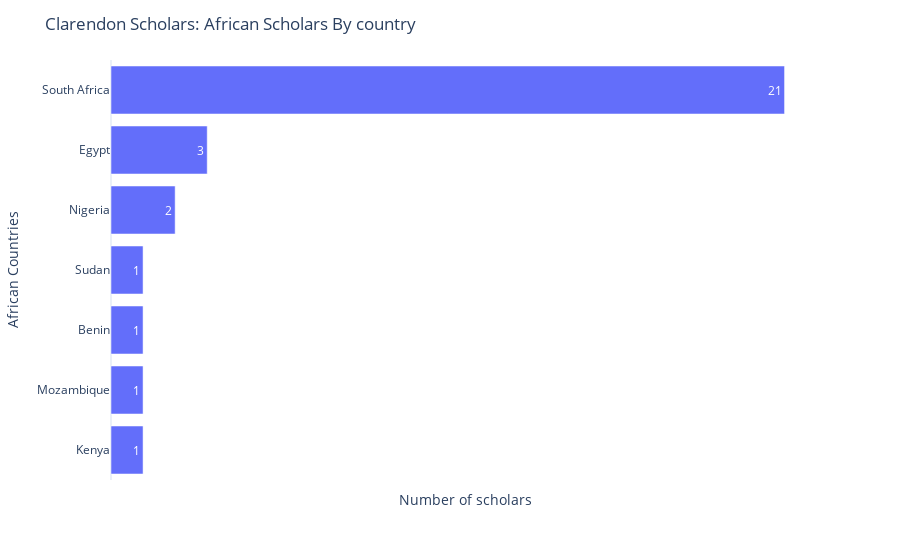

Notebook code cell kept with this figure:
### Code cell
# Plot the distribution of all seven African countries according

by_country = afri_scholars["Country"].value_counts()
create_barchart(by_country, "African Countries", "Clarendon Scholars: African Scholars By country")

### Figure 1 — Plotly figure (JSON) as saved in the notebook; plotly's stock layout.template omitted (floating-point values rounded to 4 significant figures)
{"data": [{"alignmentgroup": "True", "hovertemplate": "x=%{x}<br>index=%{y}<br>text=%{text}<extra></extra>", "legendgroup": "", "marker": {"color": "#636efa", "pattern": {"shape": ""}}, "name": "", "offsetgroup": "", "orientation": "h", "showlegend": false, "text": [21, 3, 2, 1, 1, 1, 1], "textposition": "inside", "type": "bar", "x": [21, 3, 2, 1, 1, 1, 1], "xaxis": "x", "y": ["South Africa", "Egypt", "Nigeria", "Kenya", "Mozambique", "Benin", "Sudan"], "yaxis": "y"}], "layout": {"barmode": "relative", "legend": {"tracegroupgap": 0}, "margin": {"t": 60}, "title": {"text": "Clarendon Scholars: African Scholars By country"}, "uniformtext": {"minsize": 8, "mode": "hide"}, "xaxis": {"anchor": "y", "domain": [0, 1], "showgrid": false, "showticklabels": false, "title": {"text": "Number of scholars"}}, "yaxis": {"anchor": "x", "categoryorder": "total ascending", "domain": [0, 1], "title": {"text": "African Countries"}}}}
